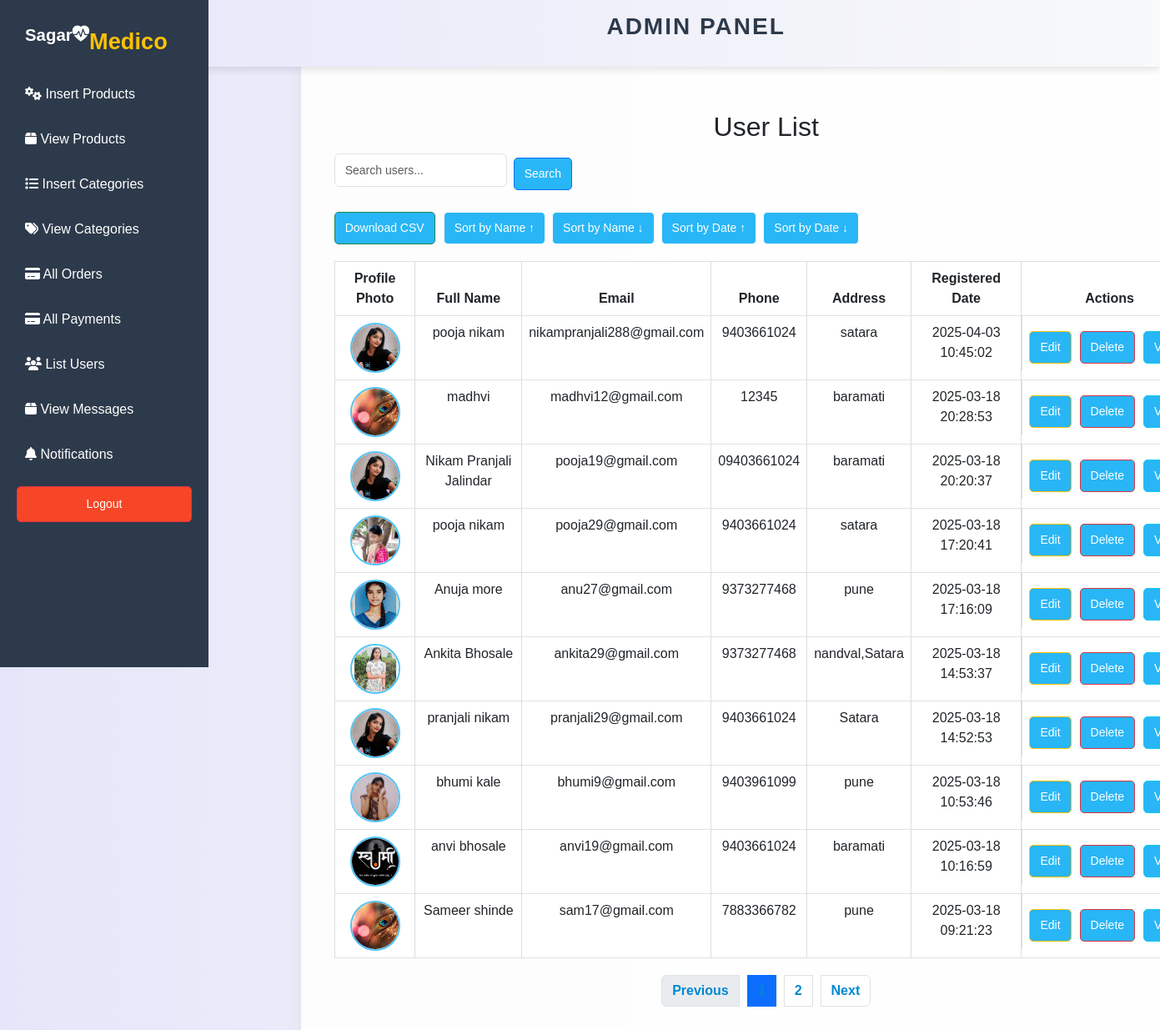
The app's page /admin_area/user_list.php with its own data.
### tables this page shows
CREATE TABLE IF NOT EXISTS `users` (
  `user_id` int NOT NULL AUTO_INCREMENT,
  `full_name` varchar(255) NOT NULL,
  `email` varchar(255) NOT NULL,
  `password` varchar(255) NOT NULL,
  `phone` varchar(20) NOT NULL,
  `address` text NOT NULL,
  `profile_photo` varchar(255) DEFAULT NULL,
  `created_at` timestamp NOT NULL DEFAULT CURRENT_TIMESTAMP,
  `email_notifications` tinyint(1) DEFAULT '1',
  `sms_notifications` tinyint(1) DEFAULT '1',
  `dark_mode` tinyint(1) DEFAULT '0',
  `two_factor_auth` tinyint(1) DEFAULT '0',
  `account_status` enum('active','inactive') DEFAULT 'active',
  `last_login` datetime DEFAULT NULL,
  `privacy_setting` enum('everyone','only_me','friends') DEFAULT 'everyone',
  `reset_token` varchar(100) DEFAULT NULL,
  `reset_token_expiry` datetime DEFAULT NULL,
  `city_name` varchar(100) NOT NULL DEFAULT 'Unknown',
  `latitude` decimal(10,6) DEFAULT NULL,
  `longitude` decimal(10,6) DEFAULT NULL,
  PRIMARY KEY (`user_id`),
  UNIQUE KEY `email` (`email`)
);

### admin_area/user_list.php (the view, shortened to what this page needs)
<?php
include('../includes/db.php');
$limit = 10;
$page = isset($_GET['page']) ? (int)$_GET['page'] : 1;
$offset = ($page - 1) * $limit;
$search = isset($_GET['search']) ? mysqli_real_escape_string($conn, $_GET['search']) : '';
$sort_order = isset($_GET['sort']) ? $_GET['sort'] : 'DESC';
$sort_by = isset($_GET['order_by']) ? $_GET['order_by'] : 'created_at';
$query = "SELECT user_id, full_name, email, phone, address, profile_photo, created_at FROM users ";
$query .= "ORDER BY $sort_by $sort_order LIMIT $limit OFFSET $offset";
$result = $conn->query($query);
$total_query = "SELECT COUNT(user_id) AS total FROM users";
$total_result = $conn->query($total_query);
$total_row = $total_result->fetch_assoc();
$total_users = $total_row['total'];
$total_pages = ceil($total_users / $limit);
?>
<!DOCTYPE html>
<html lang="en">
<head>
    <link href="https://cdn.jsdelivr.net/npm/bootstrap@5.3.0/dist/css/bootstrap.min.css" rel="stylesheet">
    <link rel="stylesheet" href="https://cdnjs.cloudflare.com/ajax/libs/font-awesome/6.7.2/css/all.min.css">
    <link rel="stylesheet" href="https://cdn.jsdelivr.net/npm/bootstrap-icons@1.11.3/font/bootstrap-icons.min.css">
    <link rel="stylesheet" href="https://unpkg.com/leaflet/dist/leaflet.css" />
</head>
<body>
<div class="sidebar fixed-top">
    <a class="navbar-brand" href="index3.php"><b><sup style="color:white;">Sagar<i class="bi bi-heart-pulse-fill"></i></sup></b><b class="text-warning">Medico</b></a>
    <a href="insert_product.php"><i class="fa fa-cogs"></i> Insert Products</a>
    <a href="view_products.php"><i class="fa fa-box"></i> View Products</a>
    <a href="insert_categories.php"><i class="fa fa-list"></i> Insert Categories</a>
    <a href="view_categories.php"><i class="fa fa-tags"></i> View Categories</a>
    <a href="order_list.php"><i class="fa fa-credit-card"></i> All Orders</a>
    <a href="payment_list.php" ><i class="fa fa-credit-card"></i> All Payments</a>
    <a href="user_list.php" class="link active"><i class="fa fa-users"></i> List Users</a>
    <a href="contact_view.php"><i class="fa fa-box"></i> View Messages</a>
    <a href="notifications.php">
    <i class="fa fa-bell"></i> Notifications
</a>
    <a href="../Medico/logout.php" class="btn btn-danger w-80 mt-3">Logout</a>
</div>
<div class="container">
    <div class="admin">
        <h1>Admin Panel</h1>
    </div>
    <div class="main">
        <h2>User List</h2>
<form method="GET" action="#top" class="mb-3 d-flex justify-content-start align-items-center">
    <input type="text" name="search" class="form-control small-search me-2" placeholder="Search users..." value="<?php echo isset($_GET['search']) ? htmlspecialchars($_GET['search']) : ''; ?>">
    <button type="submit" class="btn btn-primary btn-sm">Search</button>
</form>
<div class="d-flex justify-content-start align-items-center mb-3">
    <a href="export_users.php<?php echo isset($_GET['search']) ? '?search=' . urlencode($_GET['search']) : ''; ?>" class="btn btn-success btn-sm">Download CSV</a>
    <a href="?order_by=full_name&sort=ASC&page=<?php echo $page; ?>" class="btn btn-light btn-sm me-2">Sort by Name ↑</a>
    <a href="?order_by=full_name&sort=DESC&page=<?php echo $page; ?>" class="btn btn-light btn-sm me-2">Sort by Name ↓</a>
    <a href="?order_by=created_at&sort=ASC&page=<?php echo $page; ?>" class="btn btn-light btn-sm me-2">Sort by Date ↑</a>
    <a href="?order_by=created_at&sort=DESC&page=<?php echo $page; ?>" class="btn btn-light btn-sm me-2">Sort by Date ↓</a>
</div>
        <table class="table table-bordered">
            <thead>
                <tr>
                    <th>Profile Photo</th>
                    <th>Full Name</th>
                    <th>Email</th>
                    <th>Phone</th>
                    <th>Address</th>
                    <th>Registered Date</th>
                    <th>Actions</th>
                </tr>
            </thead>
            <tbody>
                <?php while ($row = $result->fetch_assoc()) {
                    $profile_photo = !empty($row['profile_photo'])
                        ? 'http://localhost/MedicoProject/Medico/' . $row['profile_photo']
                        : 'http://localhost/MedicoProject/Medico/uploads/default-avatar.png';
                ?>
                    <tr>
                        <td><img src="<?php echo $profile_photo; ?>" width="50" height="50" style="border-radius:50%; object-fit: cover; border: 2px solid #4fc3f7;"></td>
                        <td><?php echo htmlspecialchars($row['full_name']); ?></td>
                        <td><?php echo htmlspecialchars($row['email']); ?></td>
                        <td><?php echo htmlspecialchars($row['phone']); ?></td>
                        <td><?php echo htmlspecialchars($row['address']); ?></td>
                        <td><?php echo htmlspecialchars($row['created_at']); ?></td>
                        <td class="action-buttons">
                            <a href="edit_user.php?id=<?php echo $row['user_id']; ?>" class="btn btn-warning btn-sm">Edit</a>
                            <a href="delete_user.php?id=<?php echo $row['user_id']; ?>" class="btn btn-danger btn-sm" onclick="return confirm('Are you sure?')">Delete</a>
                            <button class="btn btn-info btn-sm" data-bs-toggle="modal" data-bs-target="#userModal<?php echo $row['user_id']; ?>">View</button>
                        </td>
                    </tr>
                <?php } ?>
            </tbody>
        </table>
<nav>
    <ul class="pagination justify-content-center">
        <?php if ($page > 1): ?>
            <li class="page-item">
                <a class="page-link" href="?page=<?php echo $page - 1; ?>&search=<?php echo urlencode($search); ?>&order_by=<?php echo $sort_by; ?>&sort=<?php echo $sort_order; ?>">Previous</a>
            </li>
        <?php else: ?>
            <li class="page-item disabled">
                <span class="page-link">Previous</span>
            </li>
        <?php endif; ?>
        <?php for ($i = 1; $i <= $total_pages; $i++): ?>
            <li class="page-item <?php echo ($i == $page) ? 'active' : ''; ?>">
                <a class="page-link" href="?page=<?php echo $i; ?>&search=<?php echo urlencode($search); ?>&order_by=<?php echo $sort_by; ?>&sort=<?php echo $sort_order; ?>"><?php echo $i; ?></a>
            </li>
        <?php endfor; ?>
        <?php if ($page < $total_pages): ?>
            <li class="page-item">
                <a class="page-link" href="?page=<?php echo $page + 1; ?>&search=<?php echo urlencode($search); ?>&order_by=<?php echo $sort_by; ?>&sort=<?php echo $sort_order; ?>">Next</a>
            </li>
        <?php else: ?>
            <li class="page-item disabled">
                <span class="page-link">Next</span>
            </li>
        <?php endif; ?>
    </ul>
</nav>
    </div>
</div>
</body>
</html>

### admin_area/user_list.php (style rules this page uses)
body { font-family: 'Poppins', sans-serif; background: linear-gradient(to right, #E6E6FA, #F8F9FA); margin: 0; padding-top: 80px; }
.navbar-brand { font-size: 170%; }
.sidebar { position: fixed; width: 250px; height: 100vh; background: #2d3a4b; padding: 20px; color: white; left: 0; overflow-y: auto; }
.sidebar a { display: block; padding: 10px; color: white; text-decoration: none; border-radius: 5px; margin-bottom: 10px; transition: 0.3s; }
.sidebar .btn { background-color: rgb(246, 70, 39); }
.admin { background: linear-gradient(to right, #E6E6FA, #F8F9FA); width: 100%; padding: 15px 0; position: fixed; top: 0; left: 0; text-align: center; box-shadow: 0px 4px 8px rgba(0, 0, 0, 0.1); z-index: 1000; height: 80px; width: 100%; }
.admin h1 { font-size: 28px; font-weight: bold; color: #2d3a4b; text-transform: uppercase; letter-spacing: 2px; margin: 0; margin-left: 20%; }
.main { background: rgba(255, 255, 255, 0.9); padding: 40px; padding-top: 120px; border-radius: 10px; box-shadow: 10px 10px 30px rgba(0, 0, 0, 0.1); width: 100%; max-width: 1200px; text-align: center; margin-top: -6%; position: relative; margin-left: 20%; min-height: 400px; }
table { width: 100%; border-collapse: collapse; margin-top: 20px; background: white; }
th, td { padding: 12px; border: 1px solid #ddd; text-align: center; }
th { background: #4fc3f7; color: white; }
img { width: 60px; height: 60px; border-radius: 50%; object-fit: cover; border: 2px solid #4fc3f7; }
.btn { padding: 8px 12px; background: #29b6f6; color: white; text-decoration: none; border-radius: 5px; font-size: 14px; transition: 0.3s; display: inline-block; margin-top: 10px; }
.pagination { margin-top: 20px; }
.pagination .page-item { margin: 0 5px; }
.pagination .page-link { color: #0288d1; font-weight: bold; }
.small-search { width: 200px; height: 30px; font-size: 14px; }
.action-buttons { display: flex; justify-content: space-evenly; gap: 10px; }
.small-search { width: 300px; height: 40px; font-size: 14px; }
.form-control { width: auto; }
.d-flex .btn { margin-right: 10px; }

### records on screen
users: profile_photo (picture), full_name "pooja nikam", email "nikampranjali288@gmail.com", phone "9403661024", address "satara", created_at "2025-04-03 10:45:02"
users: profile_photo (picture), full_name "madhvi", email "madhvi12@gmail.com", phone "12345", address "baramati", created_at "2025-03-18 20:28:53"
users: profile_photo (picture), full_name "Nikam Pranjali Jalindar", email "pooja19@gmail.com", phone "09403661024", address "baramati", created_at "2025-03-18 20:20:37"
users: profile_photo (picture), full_name "pooja nikam", email "pooja29@gmail.com", phone "9403661024", address "satara", created_at "2025-03-18 17:20:41"
users: profile_photo (picture), full_name "Anuja more", email "anu27@gmail.com", phone "9373277468", address "pune", created_at "2025-03-18 17:16:09"
users: profile_photo (picture), full_name "Ankita Bhosale", email "ankita29@gmail.com", phone "9373277468", address "nandval,Satara", created_at "2025-03-18 14:53:37"
users: profile_photo (picture), full_name "pranjali nikam", email "pranjali29@gmail.com", phone "9403661024", address "Satara", created_at "2025-03-18 14:52:53"
users: profile_photo (picture), full_name "bhumi kale", email "bhumi9@gmail.com", phone "9403961099", address "pune", created_at "2025-03-18 10:53:46"
users: profile_photo (picture), full_name "anvi bhosale", email "anvi19@gmail.com", phone "9403661024", address "baramati", created_at "2025-03-18 10:16:59"
users: profile_photo (picture), full_name "Sameer shinde", email "sam17@gmail.com", phone "7883366782", address "pune", created_at "2025-03-18 09:21:23"
